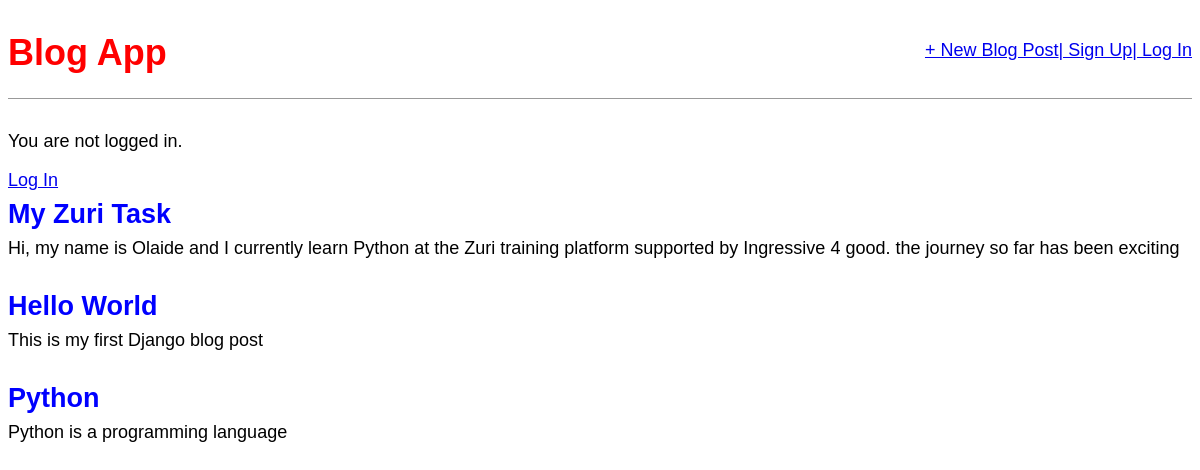
Before: / with the older database file.
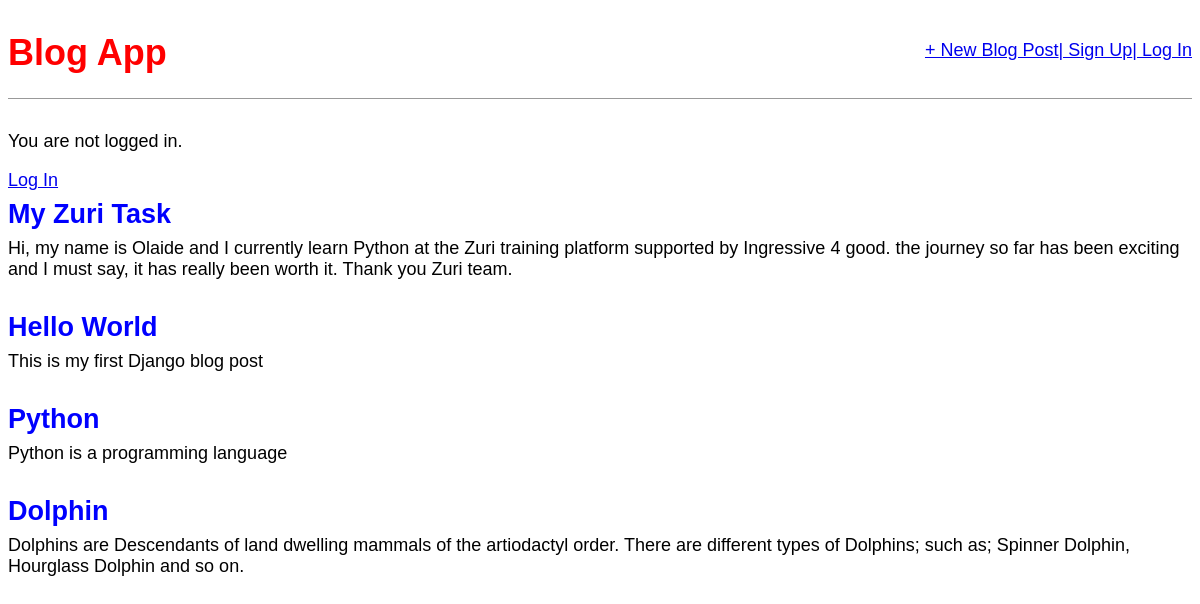
After: the same page with the newer database file.
### blog/models.py (models this page shows, shortened)
class Post(models.Model):
    title = models.CharField(max_length=200)
    author = models.ForeignKey(
        'auth.User',
        on_delete=models.CASCADE,
    )
    body = models.TextField()

### blog/views.py (the view)
# urls.py: path('', BlogListView.as_view(), name='home'),
class BlogListView(ListView):
    model = Post
    template_name = 'home.html'

### templates/home.html
{% extends 'base.html' %}
{% block content %}
    {% for post in object_list %}
        <div class="post-entry">
            <h2><a href="{% url 'post_detail' post.pk %}">{{ post.title }}</a></h2>
            <p>{{ post.body }}</p>
        </div>
    {% endfor %}
{% endblock content %}

### templates/base.html (shortened to what this page needs)
<!DOCTYPE html>
{% load static %}
<html>
    <head>
        <link href="{% static 'css/base.css' %}" rel="stylesheet"s>
    </head>
    <body>
        <div>
            <header>
                <div class="nav-left">
                    <h1><a href="{% url 'home' %}">Blog App</a></h1>
                </div>
                <div class="nav-right">
                    <a href="{% url 'post_new' %}">+ New Blog Post</a>
                </div>
                <div class="nav-right">
                    <a href="{% url 'signup' %}">| Sign Up</a>
                </div>
                <div class="nav-right">
                    <a href="{% url 'login' %}">| Log In</a>
                </div>
            </header>
            {% if user.is_authenticated %}
                <p>Hi {{ user.username }}!</p>
                <p><a href="{%url 'logout' %}">Log out</a></p>
            {% else %}
                <p>You are not logged in.</p>
                <a href="{% url 'login' %}">Log In</a>
            {% endif %}
        {% block content %}
        {% endblock content %}
        </div>
    </body>
</html>

### static/css/base.css (style rules this page uses)
body { font-family: 'Source Sans Pro', sans-serif; font-size: 18px; }
header { border-bottom: 1px solid #999; margin-bottom: 2rem; display: flex; }
header h1 a { color: red; text-decoration: none; }
.nav-left { margin-right: auto; }
.nav-right { display: flex; padding-top: 2rem; }
.post-entry { margin-bottom: 2rem; }
.post-entry h2 { margin: 0.5rem 0; }
.post-entry h2 a, .post-entry h2 a:visited { color: blue; text-decoration: none; }
.post-entry p { margin: 0; font-weight: 400; }

Changed rows visible on the page:
changed Post "My Zuri Task": body "Hi, my name is Olaide and I currently learn Python at the Zuri training platform supported by Ingressive 4 good. the journey so far has been exciting" → "…far has been exciting and I must say, it has really been worth it. Thank you Zuri team."
added Post: title "Dolphin", body "Dolphins are Descendants of land dwelling mammals of the artiodactyl order. There are different types of Dolphins; such as; Spinner Dolphin, Hourglass Dolphin and so on."
